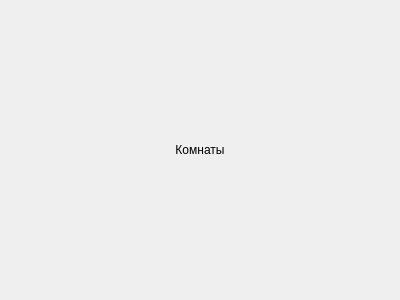
<?xml version="1.0" encoding="UTF-8"?>
<ui version="4.0">
 <class>RoomBrowser</class>
 <widget class="QWidget" name="RoomBrowser">
  <property name="geometry">
   <rect>
    <x>0</x>
    <y>0</y>
    <width>400</width>
    <height>300</height>
   </rect>
  </property>
  <property name="windowTitle">
   <string>Form</string>
  </property>
  <layout class="QGridLayout" name="gridLayout">
   <item row="0" column="0">
    <widget class="QLabel" name="lbl_Name">
     <property name="text">
      <string>Комнаты</string>
     </property>
     <property name="alignment">
      <set>Qt::AlignCenter</set>
     </property>
    </widget>
   </item>
   <item row="1" column="0">
    <layout class="QGridLayout" name="layt_Rooms"/>
   </item>
  </layout>
 </widget>
 <resources/>
 <connections/>
</ui>
